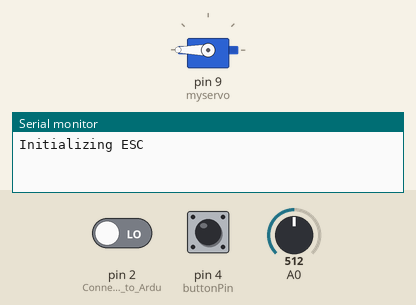
The sketch below on a simulated Arduino Uno, built with avr-gcc and run on an emulated ATmega328P. On the bench: servo, the last lines printed to the serial monitor. Inputs (shaded band) come from the test bench; at power-on: pin 4 (buttonPin) HIGH, pin 2 (Connect_HX710_OUT_to_Ardu) LOW, A0 = 512.

Above: at 10.1 s.
At 20.2 s:
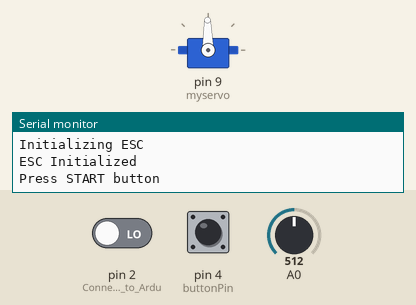
20.3 s: pin 4 (buttonPin) pulled LOW for 0.15 s
At 34.8 s:
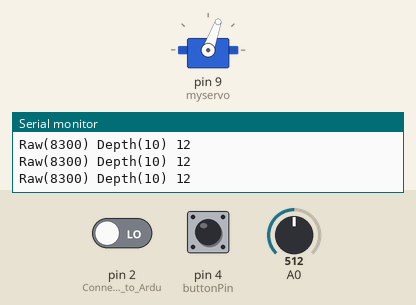
Timing chart, 0 to 35.1 s (numbered marks = the images above; inputs shaded):
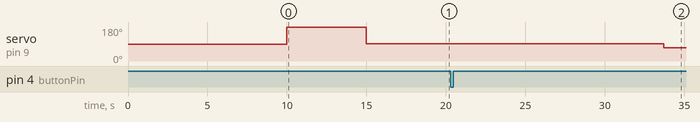

The sketch:

Temperature_ROV_Complete_with_Millis.ino
```cpp
#include <Servo.h>
#include <SPI.h>
Servo myservo;
const int numPoints = 22;
const long rawValues[numPoints] = {8316, 8300, 8703, 8830, 9115, 9335, 9744, 10000, 10370, 10655, 11071, 11430, 11790, 12080, 12327, 12745, 13112, 13358, 13630, 13960, 14255, 14694};
const int depths[numPoints] = {0, 10, 20, 30, 40, 50, 60, 70, 80, 90, 100, 110, 120, 130, 140, 150, 160, 170, 180, 190, 200, 210};
const int buttonPin = 4;
long pres;
long temp;
long depth;
float airTemp;
float surfTemp;
float midTemp;
float deepTemp;
float tempC;
unsigned long startTime;
unsigned long currentTime;
void setup() {
  pinMode(2, INPUT);   // Connect HX710 OUT to Arduino pin 2
  pinMode(3, OUTPUT);  // Connect HX710 SCK to Arduino pin 3
  pinMode(4, INPUT_PULLUP);
  delay(10000);
  Serial.begin(9600);
  myservo.attach(9,1000,2000);
  Serial.println("Initializing ESC");
  myservo.write(180);
  delay(5000);
  myservo.write(91);
  delay(1000);
  Serial.println("ESC Initialized");
  delay(3000);
  startTime = millis();

}

void loop() {
 Serial.println("Press START button");
 while (digitalRead(buttonPin) == HIGH) { // Wait until the button is pressed (LOW state)
    // Do nothing
  }

 outside_air_temp();
 Serial.println(" ");

 place_in_water();
 Serial.println(" ");

 middle();
 Serial.println(" ");
Serial.print("Temperature at -110cm = ");
    temperature();
    midTemp = tempC;

 bottom();
 Serial.println(" ");
 Serial.println(" ");
Serial.print("Temperature at -210cm = ");
    temperature();
    deepTemp = tempC;
     ascend();
 Serial.println(" ");

 endloop();
}


void outside_air_temp() {
 Serial.println("Taking Outside Air Temperature");
 delay(5000);
 Serial.print("Outside Air Temperature = ");
 temperature();
 pressure();
 Serial.println(" ");
 airTemp = tempC;

 //Good place to automatically calibrate pressure sensor ambient pressure value?????


 Serial.println("5 Second Countdown to Place into Pool");
 Serial.print("20 ");
 delay(1000);
 Serial.print("19 ");
 delay(1000);
 Serial.print("18 ");
 delay(1000);
 Serial.print("17 ");
 delay(1000);
 Serial.print("16 ");
 delay(1000);
 Serial.print("15 ");
 delay(1000);
 Serial.print("14 ");
 //delay(1000);
 Serial.print("13 ");
 //delay(1000);
 Serial.print("12 ");
 //delay(1000);
 Serial.print("11 ");
 //delay(1000);
 Serial.print("10 ");
 //delay(1000);
 Serial.print("9 ");
 //delay(1000);
 Serial.print("8 ");
 //delay(1000);
 Serial.print("7 ");
 //delay(1000);
 Serial.print("6 ");
 //delay(1000);
 Serial.print("5 ");
 //delay(1000);
 Serial.print("4 ");
 //delay(1000);
 Serial.print("3 ");
 //delay(1000);
 Serial.print("2 ");
 //delay(1000);
 Serial.print("1 ");
 //delay(1000);
 Serial.print("0 ");
 Serial.println(" ");

}

void place_in_water(){
Serial.println("Taking Surface Water Temperature - 2 Second Adjustment Countdown");
 Serial.print("20 ");
 delay(1000);
 Serial.print("19 ");
 delay(1000);
 Serial.print("18 ");
 //delay(1000);
 Serial.print("17 ");
 //delay(1000);
 Serial.print("16 ");
 //delay(1000);
 Serial.print("15 ");
 //delay(1000);
 Serial.print("14 ");
 //delay(1000);
 Serial.print("13 ");
 //delay(1000);
 Serial.print("12 ");
 //delay(1000);
 Serial.print("11 ");
 //delay(1000);
 Serial.print("10 ");
 //delay(1000);
 Serial.print("9 ");
 //delay(1000);
 Serial.print("8 ");
 //delay(1000);
 Serial.print("7 ");
 //delay(1000);
 Serial.print("6 ");
 //delay(1000);
 Serial.print("5 ");
 //delay(1000);
 Serial.print("4 ");
 //delay(1000);
 Serial.print("3 ");
 //delay(1000);
 Serial.print("2 ");
 //delay(1000);
 Serial.print("1 ");
 //delay(1000);
 Serial.print("0 ");
 Serial.println(" ");
 Serial.print("-20cm Depth Temperature = ");
 temperature();
 surfTemp = tempC;
 pressure();
 //delay (1000);

}


void middle(){
  Serial.println("Decending to -110cm");
    startTime = millis();
    while(millis() - startTime < 20000){
    pressure();
    if(pres <= 110.00){
      myservo.write(70);
    }
    else if (pres >= 120.00){
      myservo.write(79);
    }
    }
}

void bottom(){
  Serial.println("Decending to -210cm");
    startTime = millis();
    while(millis() - startTime < 10000){
    pressure();
    if(pres <= 210.00){
      myservo.write(70);
    }
    else if (pres >= 220.00){
      myservo.write(79);
    }
    }
}

void ascend(){
 Serial.println("Ascending to Surface");
 Serial.println(" ");
    while(pres > 40){
    myservo.write(100);
    pressure();}
Serial.println(" ");
Serial.println("At the Surface");
Serial.println("Thank You, Have a Nice Day.");
Serial.println(" ");
Serial.println(" ");
Serial.println(" ");
Serial.println(" ");
Serial.println(" ");
Serial.println(" ");
Serial.println(" ");
Serial.println(" ");
Serial.println(" ");
Serial.println(" ");
Serial.println(" ");
Serial.println(" ");
Serial.println(" ");
Serial.println(" ");
Serial.println(" ");
}

void endloop(){
  myservo.write(91);
  Serial.println("                           Benton Underwater Robotics");
  Serial.println(" ");
  Serial.print("     Outside Air Temperature = ");
  Serial.println(airTemp);
  Serial.println(" ");
  Serial.print("     20cm Water Temperature = ");
  Serial.println(surfTemp);
  Serial.println(" ");
  Serial.print("     110cm Water Temperature = ");
  Serial.println(midTemp);
  Serial.println(" ");
  Serial.print("     210cm Water Temperature = ");
  Serial.println(deepTemp);
  Serial.println(" ");
  Serial.println(" ");
  Serial.println(" ");

}

void temperature() {
  int adcVal = analogRead(A0);
  // Calculate voltage
  float v = adcVal * 5.0 / 1024;
  // Calculate resistance value of thermistor
  float Rt = 10 * v / (5 - v);
  // Calculate temperature (Kelvin)
  float tempK = 1 / (log(Rt / 10) / 3950 + 1 / (273.15 + 25));
  // Calculate temperature (Celsius)
  tempC = tempK - 273.15;
  Serial.println(tempC);


}


long readSensor() {
  while (digitalRead(2)) {} // Wait for data ready

  long result = 0;
  for (int i = 0; i < 24; i++) {
    digitalWrite(3, HIGH);
    digitalWrite(3, LOW);
    result = result << 1;
    if (digitalRead(2)) {
      result++;
    }
  }
  result = result ^ 0x800000; // Convert from two's complement

  for (char i = 0; i < 3; i++) { // Start next measurement
    digitalWrite(3, HIGH);
    digitalWrite(3, LOW);
  }

  return result;
}

// Round the raw value instead of truncating and interpolate depth
float interpolateDepth(long rawValue) {
  long roundedValue = round(rawValue / 1000.0); // Round instead of truncating

  // Debugging: Print rounded value
  //Serial.print("Rounded Value: ");
  //Serial.println(roundedValue);

  if (roundedValue <= rawValues[0]) return depths[0];  // Below range → Return min depth
  if (roundedValue >= rawValues[numPoints - 1]) {      // Above range → Estimate based on last trend
    float slope = (float)(depths[numPoints - 1] - depths[numPoints - 2]) / (rawValues[numPoints - 1] - rawValues[numPoints - 2]);
    return depths[numPoints - 1] + slope * (roundedValue - rawValues[numPoints - 1]);
  }

  // Find the correct range for interpolation
  for (int i = 0; i < numPoints - 1; i++) {
    if (roundedValue >= rawValues[i] && roundedValue <= rawValues[i + 1]) {
      float slope = (float)(depths[i + 1] - depths[i]) / (rawValues[i + 1] - rawValues[i]);

      // Debugging: Print interpolation range
     // Serial.print("Interpolating between: ");
      Serial.print("Raw("); Serial.print(rawValues[i]); Serial.print(") Depth("); Serial.print(depths[i]); Serial.print(") ");
      //Serial.print("and Raw("); Serial.print(rawValues[i + 1]); Serial.print(") Depth("); Serial.print(depths[i + 1]); Serial.println(")");

      return depths[i] + slope * (roundedValue - rawValues[i]);
    }
  }
  return -1; // Error: Should never reach here
}

void pressure() {

long rawData = readSensor();
  long roundedData = round(rawData / 1000.0); // Round instead of truncating
  float depth = interpolateDepth(rawData); // Pass original rawData for correct interpolation

  //Serial.print("Raw Value: ");
  //Serial.print(rawData);
 // Serial.print(" | Rounded Value: ");
 // Serial.print(roundedData);
  //Serial.print("Depth = -");
  //Serial.print(depth);
  //Serial.println("cm");
  pres = depth;
  Serial.println(pres);

  delay(100);


}


void test(){
  Serial.println("Clockwise");
    myservo.write(85);
    delay(4000);

    Serial.println("STOP");
    myservo.write(91);
    delay(4000);

    Serial.println("Counter Clockwise");
    myservo.write(100);
    delay(4000);


    Serial.println("STOP");
    myservo.write(91);
    delay(4000);
}
```

Measured:
- after the input at 20.3 s, servo on pin 9 (myservo): 91° → 70° after 13.4 s
